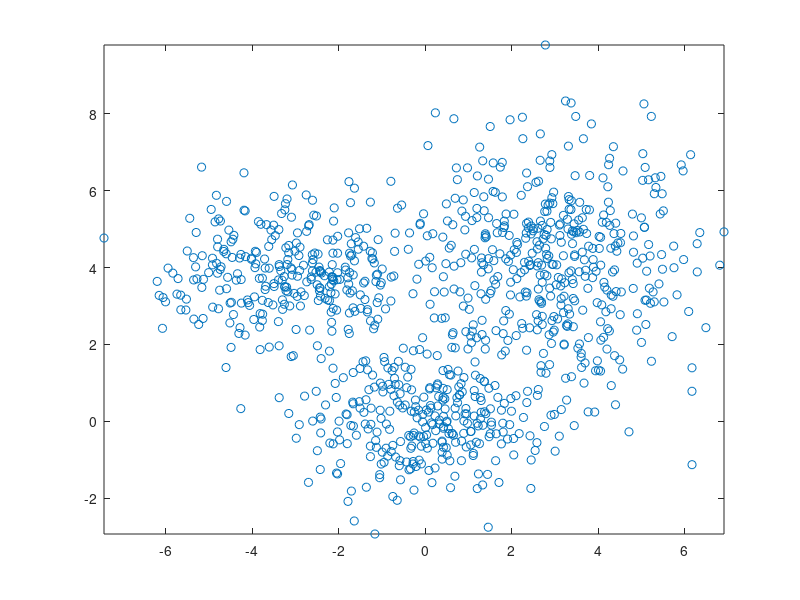

MATLAB code for this plot: (Note: this script raises an error after producing the figure.)
% --------------------------------------
% Gausssian Mixture Model demos
% written by Richard Xu
% yida.xu@uts.edu.au, July, 2014
% made it Octave-friendly
% --------------------------------------

clc;
clear;


% ------------------------------------------------------
% Synthetically generate data from nominated parameters
% ------------------------------------------------------

% N is the number of data
N           = 1000;
gt_alpha    = [0.3 0.3 0.4];

% M is K, means the number of clusters
M           = length(gt_alpha);


% Sample Z ~ Mult(N,gt_alpha)

Z = [];

% drawing from a multinomial distribution, parameterised by gt_alpha
% R1 = mnrnd(N,gt_alpha);

R = mnrnd(N, gt_alpha);


for t = 1:M
    Z = [Z; ones([R(t) 1])*t];
end


% Simulate data from ground truth N ( theta_{z_1},....,theta_{z_n}

mu = [ -3 4; 0 0; 3 4];
Sigma(:,:,1) = [ 2 0; 0 1];
Sigma(:,:,2) = [ 2 0; 0 1];
Sigma(:,:,3) = [ 2 0; 0 3];

% data is X = {x_1, .... x_n}
data = zeros([N 2]);

for t = 1:M
   comp_size = length(find(Z == t));
   data(Z == t,:) = mvnrnd(mu(t,:), Sigma(:,:,t), comp_size);
   
   plot(data(:,1),data(:,2),'o');
end



% -------------------------------------------------
% E-M algorithm
% -------------------------------------------------

% initialize, i.e., nominate Theta^(1)
prev_mu = [ -5 -1; -1 -1; 4 -1];
prev_Sigma(:,:,1) = [ 1 0; 0 1];
prev_Sigma(:,:,2) = [ 1 0; 0 1];
prev_Sigma(:,:,3) = [ 1 0; 0 1];
prev_alpha = ones([M 1])/M;


% the iteration number 
MaxIter = 20;
response = zeros([N M]);

next_mu = zeros(size(prev_mu));
next_Sigma = zeros(size(prev_Sigma));
d = size(data,2);

% -----------------------------
% The EM loop
% -----------------------------
for t = 1:MaxIter
   
    if t > 1
    
        % -----------------------------
        % Compute the responsibilities
        % -----------------------------

        for l = 1:M
            response(:,l) = mvnpdf(data,prev_mu(l,:), prev_Sigma(:,:,l)); 
        end

        response_sum = sum(response,2);
        response = response ./ repmat(response_sum,[1 3]);

        % ---------------------------
        % update alpha^(i+1)
        % ---------------------------

        next_alpha = sum(response)'/N;

        % ---------------------------
        % update mu^(i+1)
        % ---------------------------

        for l = 1:M
            next_mu(l,:) = sum(data .* repmat(response(:,l),[1 d])) / sum(response(:,l));
        end

        % ---------------------------
        % update Sigma^(i+1)
        % ---------------------------

        for l = 1:M
            zero_mean_data = data - repmat(next_mu(l,:),[N 1]);
            %zero_mean_3d = reshape(zero_mean_data,[N 1 d]);

            covariances = zeros([d d N]);

            for i = 1:N
                covariances(:,:,i) = zero_mean_data(i,:)' * zero_mean_data(i,:) * response(i,l);
            end

            next_Sigma(:,:,l) = sum(covariances,3)/sum(response(:,l));        
        end

        prev_mu     = next_mu;
        prev_Sigma  = next_Sigma;
        prev_alpha  = next_alpha;
    
    
    else
        
        % t = 1, just use initial parameters
        
        next_mu     = prev_mu;
        next_Sigma  = prev_Sigma;
        next_alpha  = prev_alpha;
        
    end
    
    % -----------------------------
    % plot GMM
    % -----------------------------
    figure(1);
    plot(data(:,1), data(:,2), 'o');   
    axis([min(data(:,1)) max(data(:,1)) min(data(:,2)) max(data(:,2))]); 
    hold on;
        
    gmm_pdf = gmdistribution(next_mu,next_Sigma,next_alpha); 
    ezcontour(@(u,v)pdf(gmm_pdf,[u v]));

    
    % -----------------------------------------------
    % Octave-friendly code
    % -----------------------------------------------

%     x1 = min(data(:,1)):0.1:max(data(:,1));
%     x2 = min(data(:,2)):0.1:max(data(:,2));    
%     [X1,X2] = meshgrid(x1,x2);
%     F = next_alpha(1) * mvnpdf([X1(:) X2(:)],next_mu(1,:),next_Sigma(:,:,1));
%     for l = 2:M
%        F = F+ next_alpha(l) * mvnpdf([X1(:) X2(:)],next_mu(l,:),next_Sigma(:,:,l));
%     end
%     F = reshape(F,length(x2),length(x1));
%     contour(x1,x2,F);

    
    axis([min(data(:,1)) max(data(:,1)) min(data(:,2)) max(data(:,2))]); 
    hold off; 
    
    % this is to ask user to press a button
    waitforbuttonpress;
     
end


